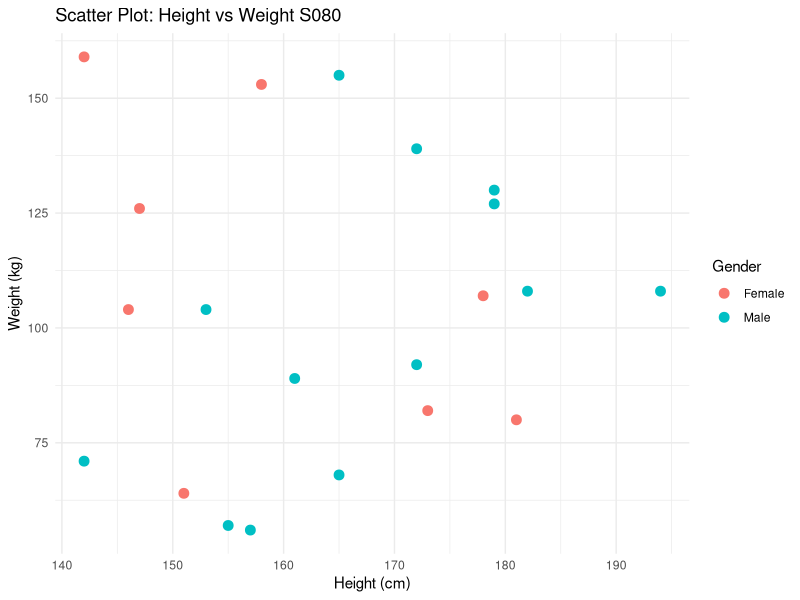
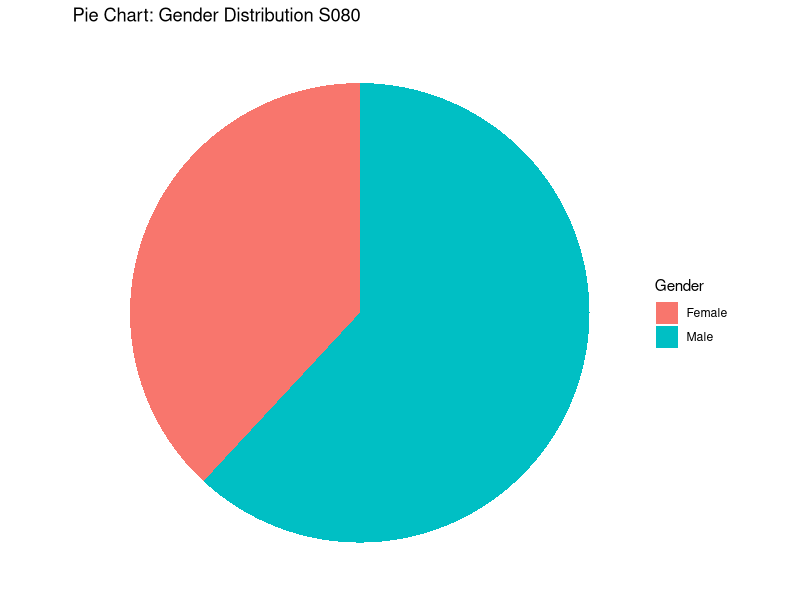
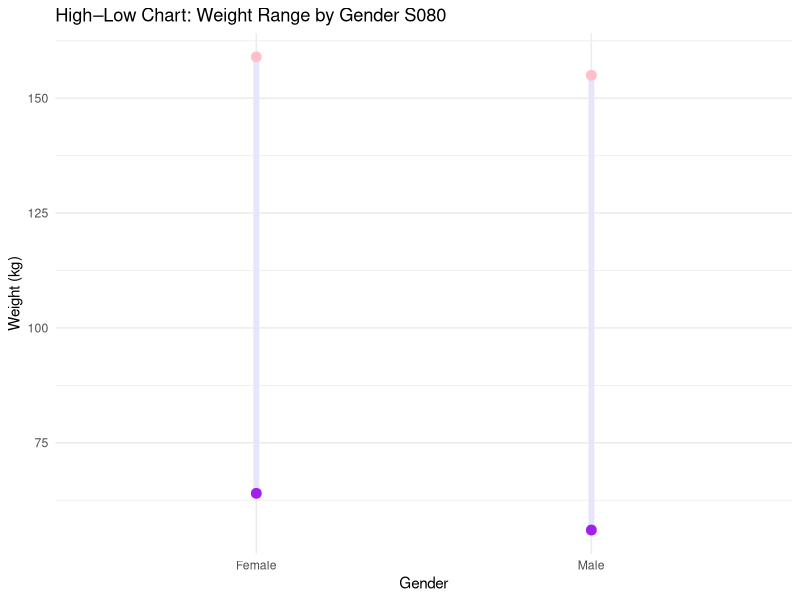

Generate these figures, in order, with R:
#install and load ggplot2
install.packages("ggplot2")
library(ggplot2)

#data
df <- data.frame(
  Gender = c("Male","Male","Male","Male","Male","Male","Male","Male","Male",
             "Female","Male","Female","Male","Female","Female","Female","Female",
             "Male","Female","Male","Female"),
  
  Height = c(161,179,172,153,165,172,182,179,142,
             158,194,178,155,151,181,147,142,165,146,157,173),
  
  Weight = c(89,127,139,104,68,92,108,130,71,
             153,108,107,57,64,80,126,159,155,104,56,82),
  
  Index = c(4,4,5,5,2,4,4,5,4,  
            5,3,4,2,3,2,5,5,5,5,2,2)
)


ggplot(df, aes(x = Height, y = Weight, color = Gender)) +
  geom_point(size = 3) +
  labs(
    title = "Scatter Plot: Height vs Weight S080",
    x = "Height (cm)",
    y = "Weight (kg)"
  ) +
  theme_minimal()


gender_count <- as.data.frame(table(df$Gender))
colnames(gender_count) <- c("Gender", "Count")

ggplot(gender_count, aes(x = "", y = Count, fill = Gender)) +
  geom_bar(stat = "identity", width = 1) +
  coord_polar("y") +
  labs(
    title = "Pie Chart: Gender Distribution S080"
  ) +
  theme_void()


range_data <- aggregate(Weight ~ Gender, df, 
                        function(x) c(min = min(x), max = max(x)))
range_data <- do.call(data.frame, range_data)
colnames(range_data) <- c("Gender", "MinWeight", "MaxWeight")

ggplot(range_data, aes(x = Gender)) +
  geom_linerange(aes(ymin = MinWeight, ymax = MaxWeight),
                 color = "lavender", size = 2) +
  geom_point(aes(y = MinWeight), color = "purple", size = 3) +
  geom_point(aes(y = MaxWeight), color = "pink", size = 3) +
  labs(
    title = "High–Low Chart: Weight Range by Gender S080",
    x = "Gender",
    y = "Weight (kg)"
  ) +
  theme_minimal()
